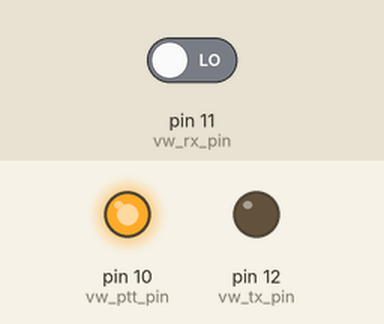
Simulated run of this sketch. Board: Arduino Uno, built with avr-gcc and run on an emulated ATmega328P. On the bench: output pins drawn as LEDs (lit = HIGH). The inputs (shaded band) are chosen by the test bench; at power-on: pin 11 (vw_rx_pin) LOW.

Above: at 0.8 s.
At 2.82 s:
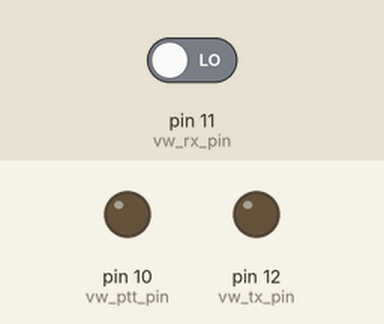
Timing chart, 0 to 3.1 s (numbered marks = the images above):
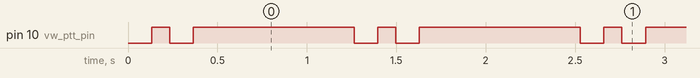

Measured:
- by itself, pin 10 (vw_ptt_pin): repeats every 1.3 s: LOW 0.13 s, HIGH 0.90 s, LOW 0.13 s, HIGH 0.10 s
- by itself, everything shown: repeats every 1.3 s, in 4 steps

The sketch:

transmitter.ino
```cpp
// 433 MHz vysílač

// připojení knihovny
#include "VirtualWire_TX.h"
//#include <VirtualWire.h>
#define SIZE 4


void setup()
{
  // nastavení typu bezdrátové komunikace
  vw_set_ptt_inverted(true);
  // nastavení rychlosti přenosu v bitech za sekundu
  vw_setup(1000);
  // nastavení čísla datového pinu pro vysílač
  vw_set_tx_pin(8);
}

void loop()
{
  // vytvoření proměnných pro různé
  // druhy zpráv
  // proměnná zprava pro poslání textu
  //const char *zprava = "Cas od zapnuti: ";
  // proměnná s načtením počtu sekund od
  // připojení napájení
  //long cas = millis()/1000;
  // pracovní proměnná pro konverzi
  // čísla na text
  //char znaky [128];

  uint8_t msg[SIZE] = {1, 2, 3 , (millis()/1000)%256};
  // příkazy pro konverzi čísla na text,
  // čas převedený na text je uložen do
  // proměnné casZnaky
  //snprintf(znaky, sizeof(znaky), "%ld", cas);
  //char *casZnaky = znaky;
  // rozsvícení LED diody při odesílání (nepovinné)
  digitalWrite(13, true);
  // odeslání textu v proměnné zprava
  vw_send(msg, SIZE);
  // vyčkání na odeslání celé zprávy
  vw_wait_tx();
  // zhasnutí LED diody při odeslání (nepovinné)
  digitalWrite(13, false);
  // pauza mezi posláním zpráv
  delay(100);
  // obdobný kus kódu, který opět rozsvítí LED
  // diodu, zašle obsah proměnné casZnaky
  // a po odeslání LED diodu zhasne
  digitalWrite(13, true);
  vw_send(msg, SIZE);
  vw_wait_tx();
  digitalWrite(13, false);
  delay(900);
}
```

VirtualWire_TX.cpp
```cpp
// (licence header left out)
#include "Arduino.h"
#include "VirtualWire_TX.h"
//#include <util/crc16.h>

uint16_t _crc_ccitt_update (uint16_t crc, uint8_t data)
{
    data ^= lo8 (crc);
    data ^= data << 4;

    return ((((uint16_t)data << 8) | hi8 (crc)) ^ (uint8_t)(data >> 4)
            ^ ((uint16_t)data << 3));
}

static uint8_t vw_tx_buf[(VW_MAX_MESSAGE_LEN * 2) + VW_HEADER_LEN]
     = {0x2a, 0x2a, 0x2a, 0x2a, 0x2a, 0x2a, 0x38, 0x2c};

// Number of symbols in vw_tx_buf to be sent;
static uint8_t vw_tx_len = 0;

// Index of the next symbol to send. Ranges from 0 to vw_tx_len
static uint8_t vw_tx_index = 0;

// Bit number of next bit to send
static uint8_t vw_tx_bit = 0;

// Sample number for the transmitter. Runs 0 to 7 during one bit interval
static uint8_t vw_tx_sample = 0;

// Flag to indicated the transmitter is active
static volatile uint8_t vw_tx_enabled = 0;

// Total number of messages sent
static uint16_t vw_tx_msg_count = 0;

// The digital IO pin number of the press to talk, enables the transmitter hardware
static uint8_t vw_ptt_pin = 10;
static uint8_t vw_ptt_inverted = 0;

// The digital IO pin number of the receiver data
static uint8_t vw_rx_pin = 11;

// The digital IO pin number of the transmitter data
static uint8_t vw_tx_pin = 12;

// Current receiver sample
static uint8_t vw_rx_sample = 0;

// Last receiver sample
static uint8_t vw_rx_last_sample = 0;

// PLL ramp, varies between 0 and VW_RX_RAMP_LEN-1 (159) over
// VW_RX_SAMPLES_PER_BIT (8) samples per nominal bit time.
// When the PLL is synchronised, bit transitions happen at about the
// 0 mark.
static uint8_t vw_rx_pll_ramp = 0;

// This is the integrate and dump integral. If there are <5 0 samples in the PLL cycle
// the bit is declared a 0, else a 1
static uint8_t vw_rx_integrator = 0;

// Flag indictate if we have seen the start symbol of a new message and are
// in the processes of reading and decoding it
static uint8_t vw_rx_active = 0;

// Flag to indicate that a new message is available
static volatile uint8_t vw_rx_done = 0;

// Flag to indicate the receiver PLL is to run
static uint8_t vw_rx_enabled = 0;

// Last 12 bits received, so we can look for the start symbol
static uint16_t vw_rx_bits = 0;

// How many bits of message we have received. Ranges from 0 to 12
static uint8_t vw_rx_bit_count = 0;

// The incoming message buffer
static uint8_t vw_rx_buf[VW_MAX_MESSAGE_LEN];

// The incoming message expected length
static uint8_t vw_rx_count = 0;

// The incoming message buffer length received so far
static volatile uint8_t vw_rx_len = 0;

// Number of bad messages received and dropped due to bad lengths
static uint8_t vw_rx_bad = 0;

// Number of good messages received
static uint8_t vw_rx_good = 0;

// 4 bit to 6 bit symbol converter table
// Used to convert the high and low nybbles of the transmitted data
// into 6 bit symbols for transmission. Each 6-bit symbol has 3 1s and 3 0s
// with at most 2 consecutive identical bits
static uint8_t symbols[] ={
    0xd,  0xe,  0x13, 0x15, 0x16, 0x19, 0x1a, 0x1c,
    0x23, 0x25, 0x26, 0x29, 0x2a, 0x2c, 0x32, 0x34
};

/*
// Cant really do this as a real C++ class, since we need to have
// an ISR
*/
extern "C"{

// Convert a 6 bit encoded symbol into its 4 bit decoded equivalent
uint8_t vw_symbol_6to4(uint8_t symbol){
    uint8_t i;

    // Linear search :-( Could have a 64 byte reverse lookup table?
    for (i = 0; i < 16; i++)
  if (symbol == symbols[i]) return i;
    return 0; // Not found
}

// Set the output pin number for transmitter data
void vw_set_tx_pin(uint8_t pin){
    vw_tx_pin = pin;
}

// Set the ptt pin inverted (low to transmit)
void vw_set_ptt_inverted(uint8_t inverted){
    vw_ptt_inverted = inverted;
}

// Called 8 times per bit period
// Phase locked loop tries to synchronise with the transmitter so that bit
// transitions occur at about the time vw_rx_pll_ramp is 0;
// Then the average is computed over each bit period to deduce the bit value
void vw_pll(){
    // Integrate each sample
    if (vw_rx_sample)
  vw_rx_integrator++;

    if (vw_rx_sample != vw_rx_last_sample)
    {
  // Transition, advance if ramp > 80, retard if < 80
  vw_rx_pll_ramp += ((vw_rx_pll_ramp < VW_RAMP_TRANSITION)
         ? VW_RAMP_INC_RETARD
         : VW_RAMP_INC_ADVANCE);
  vw_rx_last_sample = vw_rx_sample;
    }
    else
    {
  // No transition
  // Advance ramp by standard 20 (== 160/8 samples)
  vw_rx_pll_ramp += VW_RAMP_INC;
    }
    if (vw_rx_pll_ramp >= VW_RX_RAMP_LEN)
    {
  // Add this to the 12th bit of vw_rx_bits, LSB first
  // The last 12 bits are kept
  vw_rx_bits >>= 1;

  // Check the integrator to see how many samples in this cycle were high.
  // If < 5 out of 8, then its declared a 0 bit, else a 1;
  if (vw_rx_integrator >= 5)
      vw_rx_bits |= 0x800;

  vw_rx_pll_ramp -= VW_RX_RAMP_LEN;
  vw_rx_integrator = 0; // Clear the integral for the next cycle

  if (vw_rx_active)
  {
      // We have the start symbol and now we are collecting message bits,
      // 6 per symbol, each which has to be decoded to 4 bits
      if (++vw_rx_bit_count >= 12)
      {
    // Have 12 bits of encoded message == 1 byte encoded
    // Decode as 2 lots of 6 bits into 2 lots of 4 bits
    // The 6 lsbits are the high nybble
    uint8_t this_byte =
        (vw_symbol_6to4(vw_rx_bits & 0x3f)) << 4
        | vw_symbol_6to4(vw_rx_bits >> 6);

    // The first decoded byte is the byte count of the following message
    // the count includes the byte count and the 2 trailing FCS bytes
    // REVISIT: may also include the ACK flag at 0x40
    if (vw_rx_len == 0)
    {
        // The first byte is the byte count
        // Check it for sensibility. It cant be less than 4, since it
        // includes the bytes count itself and the 2 byte FCS
        vw_rx_count = this_byte;
        if (vw_rx_count < 4 || vw_rx_count > VW_MAX_MESSAGE_LEN)
        {
      // Stupid message length, drop the whole thing
      vw_rx_active = false;
      vw_rx_bad++;
                        return;
        }
    }
    vw_rx_buf[vw_rx_len++] = this_byte;

    if (vw_rx_len >= vw_rx_count)
    {
        // Got all the bytes now
        vw_rx_active = false;
        vw_rx_good++;
        vw_rx_done = true; // Better come get it before the next one starts
    }
    vw_rx_bit_count = 0;
      }
  }
  // Not in a message, see if we have a start symbol
  else if (vw_rx_bits == 0xb38)
  {
      // Have start symbol, start collecting message
      vw_rx_active = true;
      vw_rx_bit_count = 0;
      vw_rx_len = 0;
      vw_rx_done = false; // Too bad if you missed the last message
  }
    }
}

// Speed is in bits per sec RF rate
void vw_setup(uint16_t speed){
    // Calculate the OCR1A overflow count based on the required bit speed
    // and CPU clock rate
    uint16_t ocr1a = (F_CPU / 8UL) / speed;

#ifndef TEST
    // Set up timer1 for a tick every 62.50 microseconds
    // for 2000 bits per sec
    TCCR1A = 0;
    TCCR1B = _BV(WGM12) | _BV(CS10);
    // Caution: special procedures for setting 16 bit regs
    OCR1A = ocr1a;
    // Enable interrupt
#ifdef TIMSK1
    // atmega168
    TIMSK1 |= _BV(OCIE1A);
#else
    // others
    TIMSK |= _BV(OCIE1A);
#endif

#endif

    // Set up digital IO pins
    pinMode(vw_tx_pin, OUTPUT);
    //pinMode(vw_rx_pin, INPUT);
    pinMode(vw_ptt_pin, OUTPUT);
    digitalWrite(vw_ptt_pin, vw_ptt_inverted);
}

// Start the transmitter, call when the tx buffer is ready to go and vw_tx_len is
// set to the total number of symbols to send
void vw_tx_start(){
    vw_tx_index = 0;
    vw_tx_bit = 0;
    vw_tx_sample = 0;

    // Disable the receiver PLL
    vw_rx_enabled = false;

    // Enable the transmitter hardware
    digitalWrite(vw_ptt_pin, true ^ vw_ptt_inverted);

    // Next tick interrupt will send the first bit
    vw_tx_enabled = true;
}

// Stop the transmitter, call when all bits are sent
void vw_tx_stop(){
    // Disable the transmitter hardware
    digitalWrite(vw_ptt_pin, false ^ vw_ptt_inverted);
    digitalWrite(vw_tx_pin, false);

    // No more ticks for the transmitter
    vw_tx_enabled = false;

    // Enable the receiver PLL
    vw_rx_enabled = true;
}

// Wait for the transmitter to become available
// Busy-wait loop until the ISR says the message has been sent
void vw_wait_tx(){
    while (vw_tx_enabled)
  ;
}

// Wait until transmitter is available and encode and queue the message
// into vw_tx_buf
// The message is raw bytes, with no packet structure imposed
// It is transmitted preceded a byte count and followed by 2 FCS bytes
uint8_t vw_send(uint8_t* buf, uint8_t len){
    uint8_t i;
    uint8_t index = 0;
    uint16_t crc = 0xffff;
    uint8_t *p = vw_tx_buf + VW_HEADER_LEN; // start of the message area
    uint8_t count = len + 3; // Added byte count and FCS to get total number of bytes

    if (len > VW_MAX_PAYLOAD)
  return false;

    // Wait for transmitter to become available
    vw_wait_tx();

    // Encode the message length
    crc = _crc_ccitt_update(crc, count);
    p[index++] = symbols[count >> 4];
    p[index++] = symbols[count & 0xf];

    // Encode the message into 6 bit symbols. Each byte is converted into
    // 2 6-bit symbols, high nybble first, low nybble second
    for (i = 0; i < len; i++)
    {
  crc = _crc_ccitt_update(crc, buf[i]);
  p[index++] = symbols[buf[i] >> 4];
  p[index++] = symbols[buf[i] & 0xf];
    }

    // Append the fcs, 16 bits before encoding (4 6-bit symbols after encoding)
    // Caution: VW expects the _ones_complement_ of the CCITT CRC-16 as the FCS
    // VW sends FCS as low byte then hi byte
    crc = ~crc;
    p[index++] = symbols[(crc >> 4)  & 0xf];
    p[index++] = symbols[crc & 0xf];
    p[index++] = symbols[(crc >> 12) & 0xf];
    p[index++] = symbols[(crc >> 8)  & 0xf];

    // Total number of 6-bit symbols to send
    vw_tx_len = index + VW_HEADER_LEN;

    // Start the low level interrupt handler sending symbols
    vw_tx_start();

    return true;
}

// This is the interrupt service routine called when timer1 overflows
// Its job is to output the next bit from the transmitter (every 8 calls)
// and to call the PLL code if the receiver is enabled
//ISR(SIG_OUTPUT_COMPARE1A)
SIGNAL(TIMER1_COMPA_vect){
    vw_rx_sample = digitalRead(vw_rx_pin);

    // Do transmitter stuff first to reduce transmitter bit jitter due
    // to variable receiver processing
    if (vw_tx_enabled && vw_tx_sample++ == 0)
    {
        // Send next bit
  // Symbols are sent LSB first
        // Finished sending the whole message? (after waiting one bit period
  // since the last bit)
        if (vw_tx_index >= vw_tx_len)
  {
      vw_tx_stop();
      vw_tx_msg_count++;
  }
        else
        {
      digitalWrite(vw_tx_pin, vw_tx_buf[vw_tx_index] & (1 << vw_tx_bit++));
      if (vw_tx_bit >= 6)
      {
          vw_tx_bit = 0;
                vw_tx_index++;
      }
        }
    }
    if (vw_tx_sample > 7)
  vw_tx_sample = 0;

    if (vw_rx_enabled)
  vw_pll();
}

}
```

VirtualWire_TX.h
```cpp
// (licence header left out)
#ifndef VirtualWire_h
#define VirtualWire_h

//#include <stdlib.h>
//#include <wiring.h>
//#include <Wire.h>

#define lo8(x) ((x)&0xff)
#define hi8(x) ((x)>>8)

// Maximum number of bytes in a message, counting the byte count and FCS
#define VW_MAX_MESSAGE_LEN 30

// The maximum payload length
#define VW_MAX_PAYLOAD VW_MAX_MESSAGE_LEN-3

// The size of the receiver ramp. Ramp wraps modulu this number
#define VW_RX_RAMP_LEN 160

// Number of samples per bit
#define VW_RX_SAMPLES_PER_BIT 8

// Ramp adjustment parameters
// Standard is if a transition occurs before VW_RAMP_TRANSITION (80) in the ramp,
// the ramp is retarded by adding VW_RAMP_INC_RETARD (11)
// else by adding VW_RAMP_INC_ADVANCE (29)
// If there is no transition it is adjusted by VW_RAMP_INC (20)
#define VW_RAMP_INC (VW_RX_RAMP_LEN/VW_RX_SAMPLES_PER_BIT)
#define VW_RAMP_TRANSITION VW_RX_RAMP_LEN/2
#define VW_RAMP_ADJUST 9
#define VW_RAMP_INC_RETARD (VW_RAMP_INC-VW_RAMP_ADJUST)
#define VW_RAMP_INC_ADVANCE (VW_RAMP_INC+VW_RAMP_ADJUST)

// Outgoing message bits grouped as 6-bit words
// 36 alternating 1/0 bits, followed by 12 bits of start symbol
// Followed immediately by the 4-6 bit encoded byte count,
// message buffer and 2 byte FCS
// Each byte from the byte count on is translated into 2x6-bit words
// Caution, each symbol is transmitted LSBit first,
// but each byte is transmitted high nybble first
#define VW_HEADER_LEN 8

// Cant really do this as a real C++ class, since we need to have
// an ISR
extern "C"
{
    // Set the digital IO pin to be for transmit data
    // Defaults to 12
    extern void vw_set_tx_pin(uint8_t pin);

    // By default the PTT pin goes high when the transmitter is enabled.
    // This flag forces it low when the transmitter is enabled.
    extern void vw_set_ptt_inverted(uint8_t inverted);

    // Initialise the VirtualWire software, to operate at speed bits per second
    // Call this one in your setup() after any vw_set_* calls
    // Must call vw_rx_start() before you will get any messages
    extern void vw_setup(uint16_t speed);

    // Block until the transmitter is idle
    extern void vw_wait_tx();

    // Send a message with the given length. Returns almost immediately,
    // and message will be sent at the right timing by interrupts
    // Returns true if the message was accepted for transmissions
    // Returns false if the message is too long (>VW_MAX_MESSAGE_LEN - 3)
    extern uint8_t vw_send(uint8_t* buf, uint8_t len);

}

#endif
```
